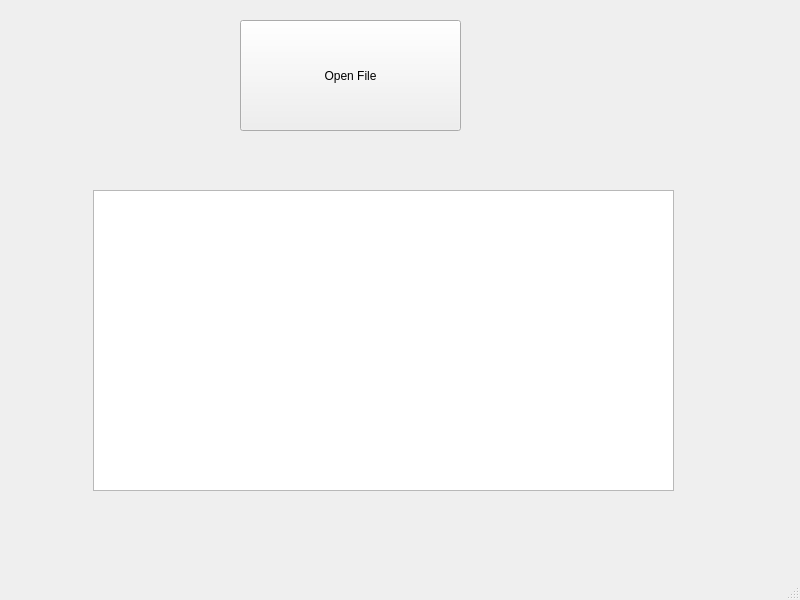
<?xml version="1.0" encoding="UTF-8"?>
<ui version="4.0">
 <class>MainWindow</class>
 <widget class="QMainWindow" name="MainWindow">
  <property name="geometry">
   <rect>
    <x>0</x>
    <y>0</y>
    <width>800</width>
    <height>600</height>
   </rect>
  </property>
  <property name="windowTitle">
   <string>MainWindow</string>
  </property>
  <widget class="QWidget" name="centralwidget">
   <widget class="QPushButton" name="pushButton">
    <property name="geometry">
     <rect>
      <x>240</x>
      <y>20</y>
      <width>221</width>
      <height>111</height>
     </rect>
    </property>
    <property name="text">
     <string>Open File</string>
    </property>
   </widget>
   <widget class="QPlainTextEdit" name="plainTextEdit">
    <property name="geometry">
     <rect>
      <x>93</x>
      <y>190</y>
      <width>581</width>
      <height>301</height>
     </rect>
    </property>
   </widget>
  </widget>
  <widget class="QMenuBar" name="menubar">
   <property name="geometry">
    <rect>
     <x>0</x>
     <y>0</y>
     <width>800</width>
     <height>22</height>
    </rect>
   </property>
  </widget>
  <widget class="QStatusBar" name="statusbar"/>
 </widget>
 <resources/>
 <connections/>
</ui>
